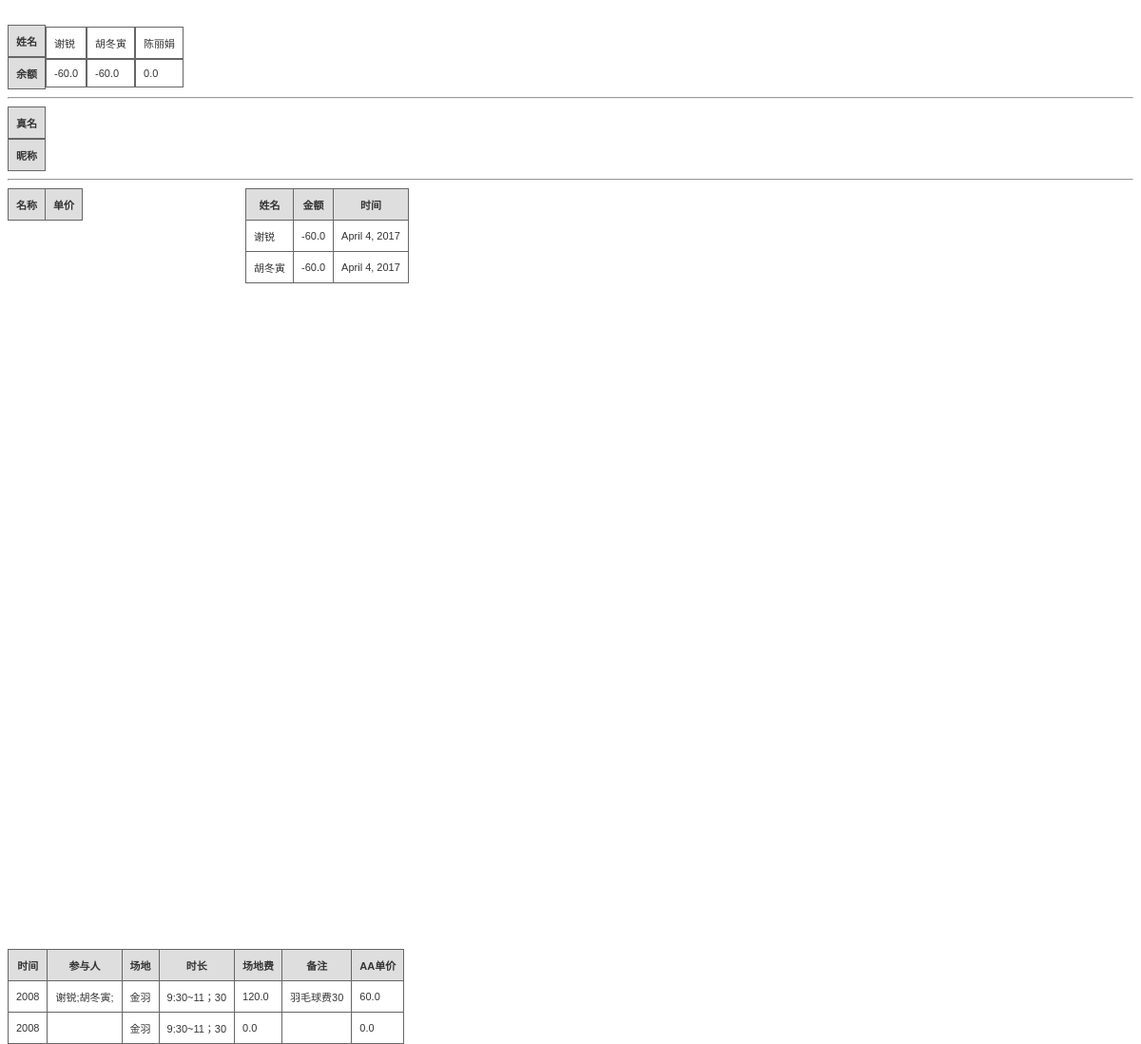
Before: /BDsClub/ with the older database file.
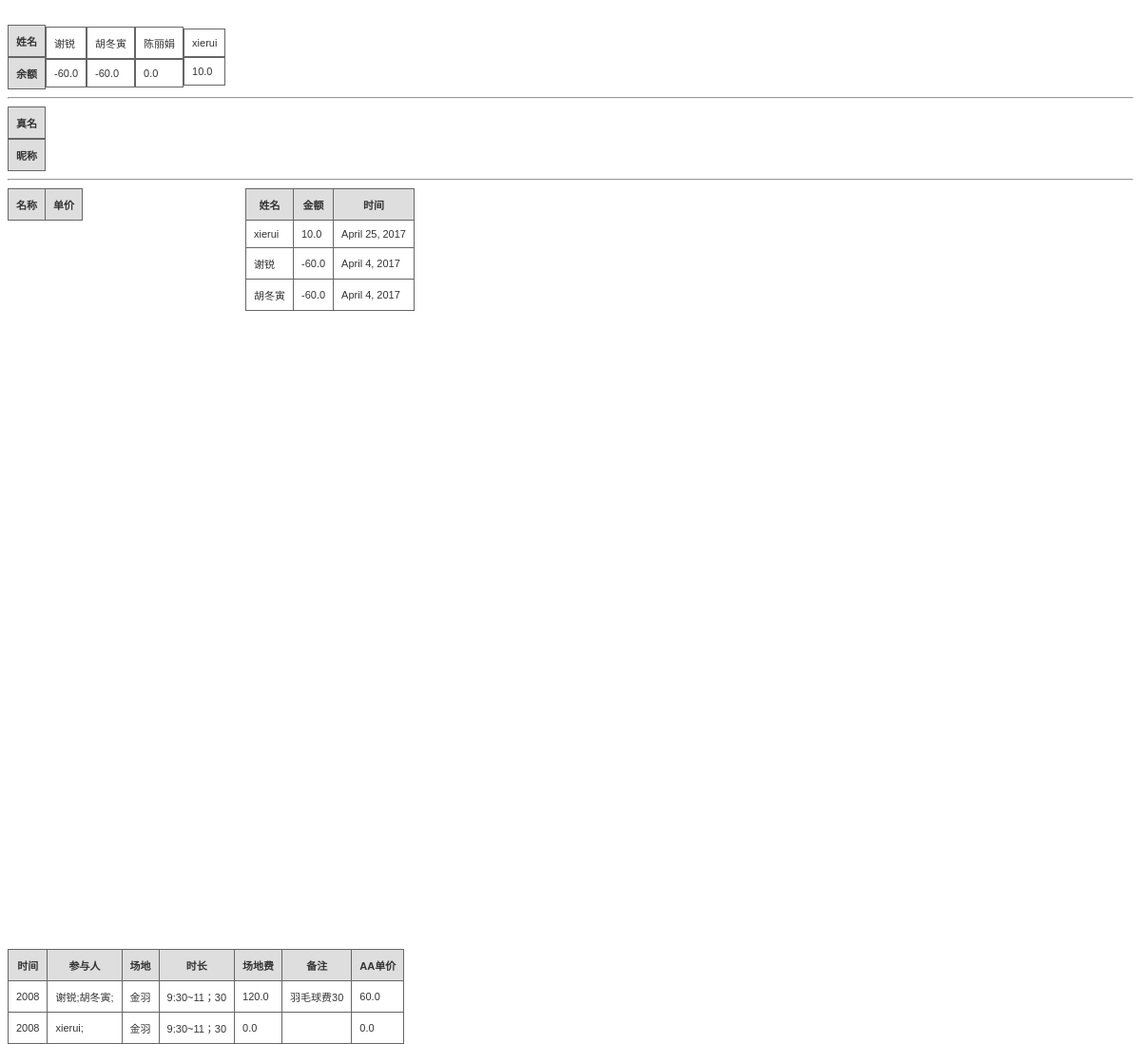
After: the same page with the newer database file.
### BDsClub/models.py (models this page shows)
class Member(models.Model):
    name = models.CharField(max_length=64)
    amount = models.FloatField(default=0)

class Deposit(models.Model):
    name = models.CharField(max_length=64)
    amount = models.FloatField(default=0)
    time = models.DateField()

class Play(models.Model):
    id = models.IntegerField(primary_key=True)
    time = models.DateField()
    play_time = models.CharField(max_length=64)
    place = models.CharField(max_length=64)
    duration = models.CharField(max_length=64)
    fee = models.FloatField()
    aaprice = models.FloatField()
    state = models.IntegerField()
    fee_comment = models.CharField(max_length=64)

### BDsClub/views.py (the view)
def home(request):
    rets = list(Deposit.objects.all().order_by('-time'))
    member = list(Member.objects.all())
    als = list(Alias.objects.all())
    balls = list(Ball.objects.all())
    plays = list(Play.objects.all().order_by('-time'))
    for play in plays:
        play.players = get_current_players(play.id)
    return render(request, 'summary.html',{'results': rets,'members': member,
                     'als':als,'balls':balls,'plays':plays})

### BDsClub/views.py (called while the page is built)
def get_current_players(ppid):
    players = Apply.objects.filter(pid = ppid)
    pls = ''
    for player in players:
         pls = pls + player.name + ';'
    return pls

### BDsClub/templates/summary.html (shortened to what this page needs)
<!DOCTYPE html>
<html>
<body>
<br>
<div>
<table class="gridtable1">
<tr>
<th>姓名</th>
<th>余额</th>
</tr>
{% for member in members %}
<tr>
<td>{{member.name}}</td>
<td>{{member.amount}}</td>
</tr>
{% endfor %}
</table>
</div>
<hr/>
<div>
<table class="gridtable1">
<tr>
<th>真名</th>
<th>昵称</th>
</tr>
</table>
</div>
<hr/>
<div class="lay1">
<table class="gridtable">
<tr>
<th>名称</th>
<th>单价</th>
</tr>
</table>
</div>
<div class="lay11">
<table class="gridtable">
<tr>
<th>姓名</th>
<th>金额</th>
<th>时间</th>
</tr>
{% for res in results %}
<tr>
<td>{{res.name}}</td>
<td>{{res.amount}}</td>
<td>{{res.time}}</td>
</tr>
{% endfor %}
</table>
</div>
<div class="lay2">
<table class="gridtable">
<tr>
<th>时间</th>
<th>参与人</th>
<th>场地</th>
<th>时长</th>
<th>场地费</th>
<th>备注</th>
<th>AA单价</th>
</tr>
{% for play in plays %}
<tr>
<td>{{play.play_time}}</td>
<td>{{play.players}}</td>
<td>{{play.place}}</td>
<td>{{play.duration}}</td>
<td>{{play.fee}}</td>
<td>{{play.fee_comment}}</td>
<td>{{play.aaprice}}</td>
</tr>
{% endfor %}
</table>
</div>
</body>
</html>

Changed rows visible on the page:
added Member: name "xierui", amount "10.0"
added Deposit: name "xierui", amount "10.0", time "April 25, 2017"
shown differently, row unchanged: Play: players (not shown) → "xierui;"
